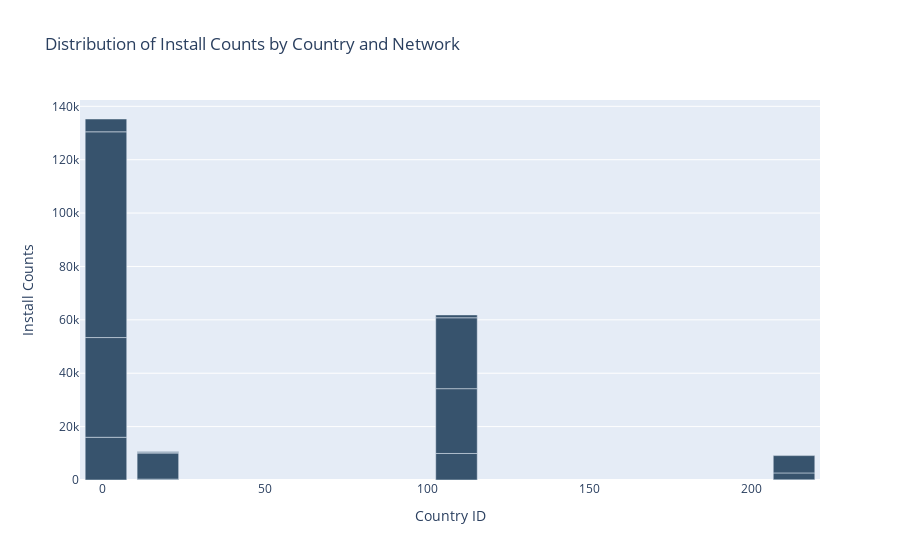

Notebook code cell kept with this figure:
### Markdown cell above
### 4. Distribution of install counts by country and network.

### Code cell
# Group by country and network and count installs
install_counts = installs.groupby(['country_id', 'network_id']).size().reset_index(name='counts')

# Create bar chart
fig = go.Figure()
fig.add_trace(go.Bar(
    x=install_counts['country_id'],
    y=install_counts['counts'],
    marker_color='rgb(55, 83, 109)',
    name='Install Counts'
))

# Set layout
fig.update_layout(
    title='Distribution of Install Counts by Country and Network',
    xaxis_title='Country ID',
    yaxis_title='Install Counts',
    barmode='group'
)

# Show chart
fig.show()

### Figure 1 — Plotly figure (JSON) as saved in the notebook; plotly's stock layout.template omitted (floating-point values rounded to 4 significant figures)
{"data": [{"marker": {"color": "rgb(55, 83, 109)"}, "name": "Install Counts", "type": "bar", "x": [1, 1, 1, 1, 17, 17, 17, 17, 109, 109, 109, 109, 213, 213, 213], "y": [16003, 37365, 77080, 4794, 327, 9765, 336, 243, 9938, 24279, 26560, 1064, 77, 2570, 6487]}], "layout": {"barmode": "group", "title": {"text": "Distribution of Install Counts by Country and Network"}, "xaxis": {"title": {"text": "Country ID"}}, "yaxis": {"title": {"text": "Install Counts"}}}}
